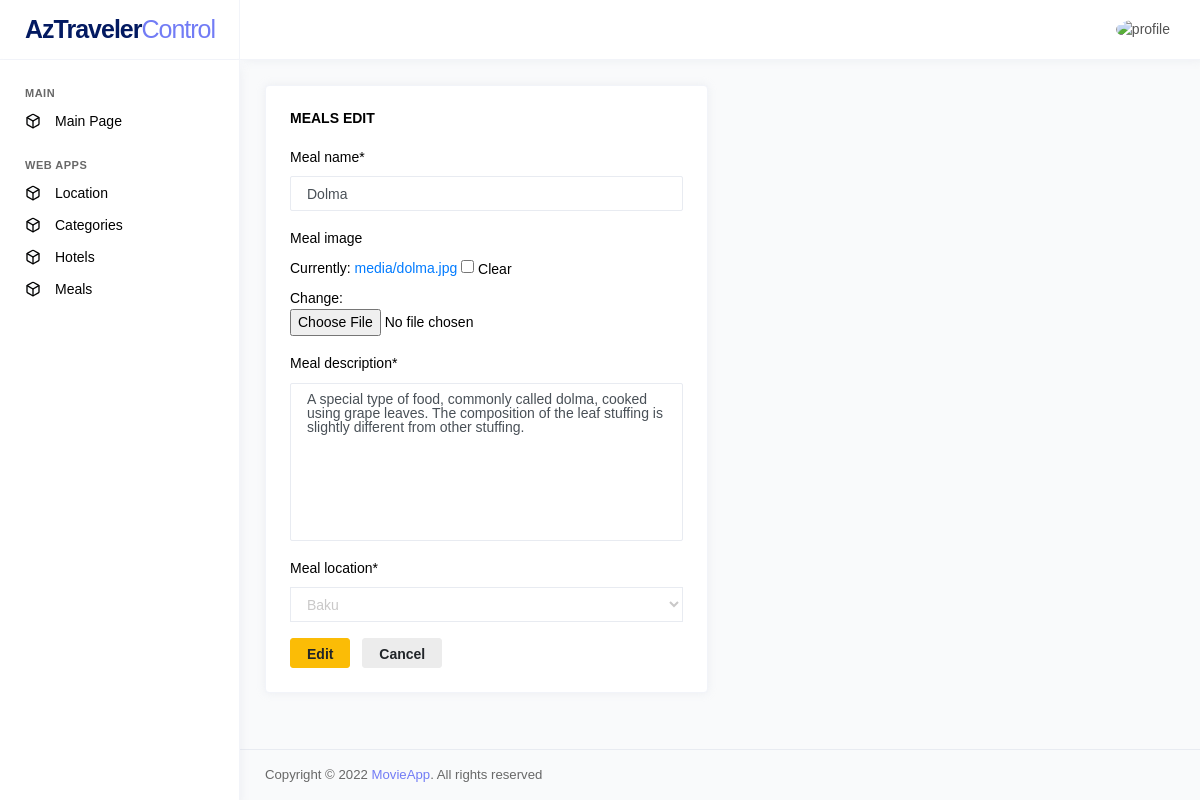
Page /meals/edit/3 (signed in) on the committed database.
### main/models.py (models this page shows, shortened)
class Meal(models.Model):
    meal_id = models.BigAutoField(primary_key=True)
    meal_name = models.CharField(max_length=100)
    meal_image = models.ImageField(null=True, blank=True, upload_to='media/')
    meal_description = models.TextField()
    meal_location = models.ForeignKey(Location, on_delete=models.CASCADE)

### user/views.py (the view)
# urls.py: path('meals/edit/<int:meal_id>', views.meals_edit, name='meals_edit'),
@login_required
def meals_edit(request, meal_id):
    meal = get_object_or_404(Meal, pk=meal_id)
    if request.method == "POST":
        form = MealForm(request.POST, instance=meal)
        if form.is_valid():
            meal = form.save(commit=False)
            meal.save()
            return redirect("meals")
    else:
        form = MealForm(instance=meal)
    return render(request, 'meals/meals_edit.html', {'form': form})

### main/forms.py
class MealForm(ModelForm):
    class Meta:
        model = Meal
        fields = ['meal_name', 'meal_image', 'meal_description', 'meal_location']

### main/models.py (called while the page is built)
    def __str__(self):
        return self.location_name

### templates/meals/meals_edit.html (shortened to what this page needs)
{% extends 'layout.html' %}
{% load crispy_forms_filters %}
{% load static  %}
{% load crispy_forms_tags %}
{% block cssimports %}
<link rel="stylesheet" href="{% static 'vendors/datatables.net-bs4/dataTables.bootstrap4.css' %}">
<link rel="stylesheet" href="{% static 'vendors/bootstrap-datepicker/bootstrap-datepicker.min.css' %}">
{% endblock %}
{% block content %}
<div class="row">
  <div class="col-md-6 grid-margin stretch-card">
    <div class="card">
      <div class="card-body">
        <h6 class="card-title">Meals Edit</h6>
        <form method= "post" class="forms-sample">
          {{form|crispy}}
          <button type="submit" class="btn btn-warning mr-2">Edit</button>
          <a href="/meals/" class="btn btn-light">Cancel</a>
      </form>
      </div>
    </div>
  </div>
</div>
{% endblock %}

### rows in the picture
Meal: meal_name "Dolma", meal_description "A special type of food, commonly called dolma, cooked using grape leaves. The composition of the leaf stuffing is slightly different from other stuffing.", meal_location "Baku"
